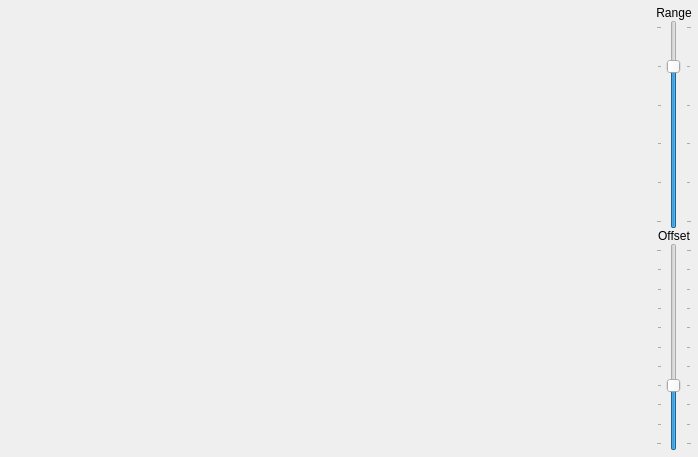
<?xml version="1.0" encoding="UTF-8"?>
<ui version="4.0">
 <class>FFTDialog</class>
 <widget class="QDialog" name="FFTDialog">
  <property name="geometry">
   <rect>
    <x>0</x>
    <y>0</y>
    <width>698</width>
    <height>457</height>
   </rect>
  </property>
  <property name="windowTitle">
   <string>FFT</string>
  </property>
  <property name="windowIcon">
   <iconset>
    <normaloff>logo128.png</normaloff>logo128.png</iconset>
  </property>
  <layout class="QHBoxLayout" name="horizontalLayout">
   <property name="spacing">
    <number>0</number>
   </property>
   <property name="leftMargin">
    <number>0</number>
   </property>
   <property name="topMargin">
    <number>0</number>
   </property>
   <property name="rightMargin">
    <number>0</number>
   </property>
   <property name="bottomMargin">
    <number>0</number>
   </property>
   <item>
    <layout class="QVBoxLayout" name="sink">
     <property name="spacing">
      <number>0</number>
     </property>
     <item>
      <widget class="QSpectrum" name="spectrum" native="true">
       <property name="sizePolicy">
        <sizepolicy hsizetype="Expanding" vsizetype="Preferred">
         <horstretch>0</horstretch>
         <verstretch>0</verstretch>
        </sizepolicy>
       </property>
      </widget>
     </item>
     <item>
      <widget class="QWaterfall" name="waterfall" native="true">
       <property name="sizePolicy">
        <sizepolicy hsizetype="Expanding" vsizetype="Preferred">
         <horstretch>0</horstretch>
         <verstretch>0</verstretch>
        </sizepolicy>
       </property>
      </widget>
     </item>
    </layout>
   </item>
   <item>
    <layout class="QVBoxLayout" name="settings">
     <property name="leftMargin">
      <number>6</number>
     </property>
     <property name="topMargin">
      <number>6</number>
     </property>
     <property name="rightMargin">
      <number>6</number>
     </property>
     <property name="bottomMargin">
      <number>6</number>
     </property>
     <item>
      <widget class="QLabel" name="label">
       <property name="text">
        <string>Range</string>
       </property>
       <property name="alignment">
        <set>Qt::AlignCenter</set>
       </property>
      </widget>
     </item>
     <item>
      <widget class="QSlider" name="verticalSlider_2">
       <property name="sizePolicy">
        <sizepolicy hsizetype="Preferred" vsizetype="Expanding">
         <horstretch>0</horstretch>
         <verstretch>0</verstretch>
        </sizepolicy>
       </property>
       <property name="minimum">
        <number>10</number>
       </property>
       <property name="maximum">
        <number>60</number>
       </property>
       <property name="value">
        <number>50</number>
       </property>
       <property name="orientation">
        <enum>Qt::Vertical</enum>
       </property>
       <property name="tickPosition">
        <enum>QSlider::TicksBothSides</enum>
       </property>
      </widget>
     </item>
     <item>
      <widget class="QLabel" name="label_2">
       <property name="text">
        <string>Offset</string>
       </property>
       <property name="alignment">
        <set>Qt::AlignCenter</set>
       </property>
      </widget>
     </item>
     <item>
      <widget class="QSlider" name="verticalSlider">
       <property name="sizePolicy">
        <sizepolicy hsizetype="Preferred" vsizetype="Expanding">
         <horstretch>0</horstretch>
         <verstretch>0</verstretch>
        </sizepolicy>
       </property>
       <property name="minimum">
        <number>-100</number>
       </property>
       <property name="maximum">
        <number>0</number>
       </property>
       <property name="value">
        <number>-70</number>
       </property>
       <property name="orientation">
        <enum>Qt::Vertical</enum>
       </property>
       <property name="tickPosition">
        <enum>QSlider::TicksBothSides</enum>
       </property>
      </widget>
     </item>
    </layout>
   </item>
  </layout>
 </widget>
 <customwidgets>
  <customwidget>
   <class>QSpectrum</class>
   <extends>QWidget</extends>
   <header>qt/qspectrum.h</header>
   <container>1</container>
  </customwidget>
  <customwidget>
   <class>QWaterfall</class>
   <extends>QWidget</extends>
   <header>qt/qwaterfall.h</header>
   <container>1</container>
  </customwidget>
 </customwidgets>
 <resources/>
 <connections/>
</ui>
